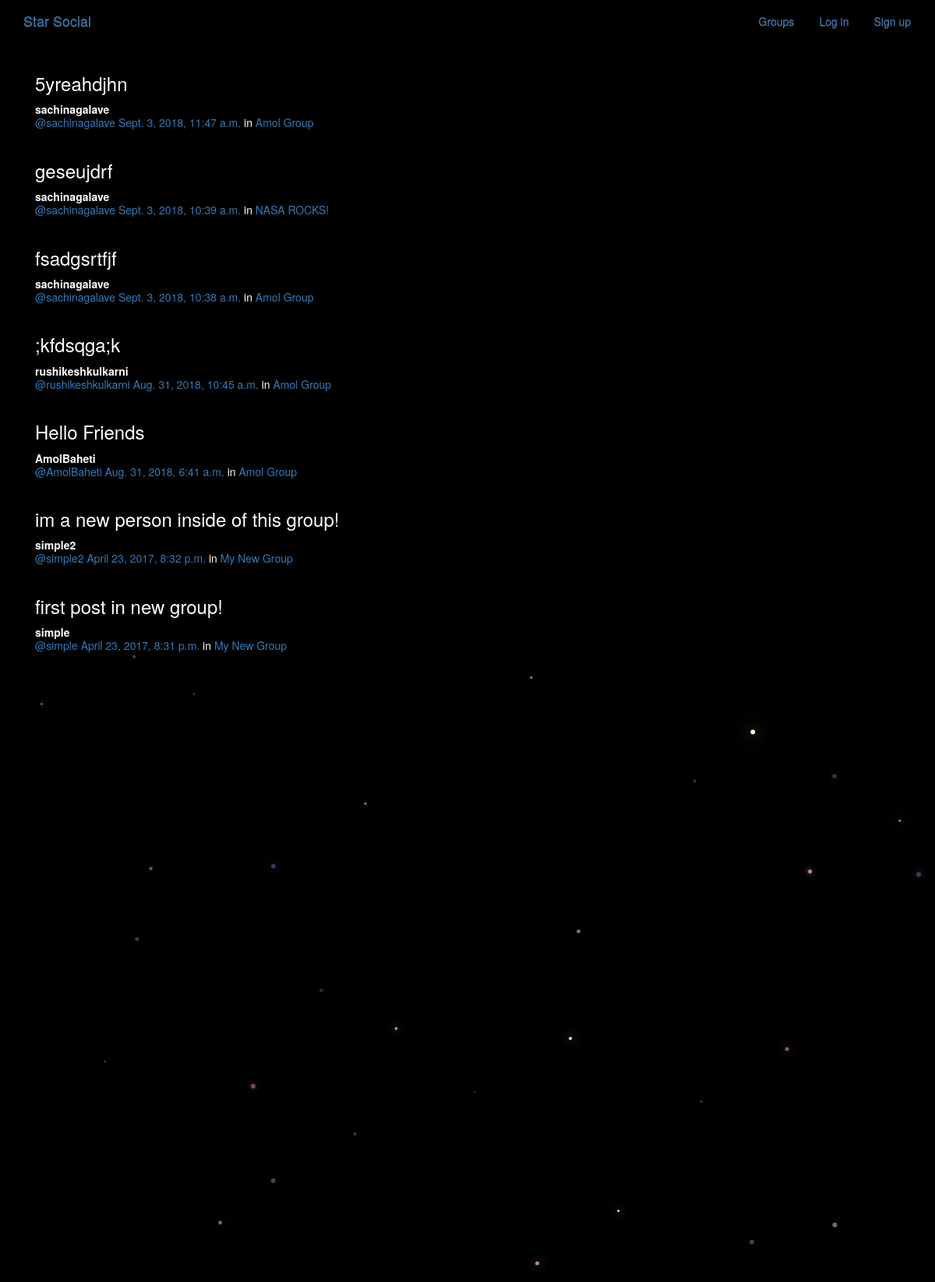
/posts/, run on the app's committed database.
### posts/models.py (models this page shows, shortened)
class Post(models.Model):
    user = models.ForeignKey(User, related_name="posts",on_delete=models.CASCADE)
    created_at = models.DateTimeField(auto_now=True)
    message = models.TextField()
    message_html = models.TextField(editable=False)
    group = models.ForeignKey(Group, related_name="posts",null=True, blank=True,on_delete=models.CASCADE)
    class Meta:
        ordering = ["-created_at"]
        unique_together = ["user", "message"]

### groups/models.py (models this page shows, shortened)
class Group(models.Model):
    name = models.CharField(max_length=255, unique=True)
    slug = models.SlugField(allow_unicode=True, unique=True)
    description = models.TextField(blank=True, default='')
    description_html = models.TextField(editable=False, default='', blank=True)
    members = models.ManyToManyField(User,through="GroupMember")
    class Meta:
        ordering = ["name"]

### posts/views.py (the view)
class PostList(SelectRelatedMixin, generic.ListView):
    model = models.Post
    select_related = ("user", "group")

### posts/templates/posts/post_list.html (shortened to what this page needs)
{% extends "posts/post_base.html" %}
{% load humanize %}
{% block post_content %}
<div class="col-md-8">
	{% for post in post_list %}
  {% include "posts/_post.html" %}
	{% endfor %}
</div>
{% endblock %}

### posts/templates/posts/_post.html (shortened to what this page needs)
<div class="post media">
	<h3>{{ post.message_html|safe }}</h3>
	<div class="media-body">
		<strong>{{ post.user.username }}</strong>
		<h5 class="media-heading">
			<span class="username"><a href="{% url 'posts:for_user' username=post.user.username %}">@{{ post.user.username }}</a></span>
			<time class="time"><a href="{% url 'posts:single' username=post.user.username pk=post.pk %}">{{ post.created_at }}</a></time>
			{% if post.group %}
			<span class="group-name">in <a href="#">{{ post.group.name }}</a></span>
			{% endif %}
		</h5>
	</div>
</div>

### static/simplesocial/css/master.css (style rules this page uses)
body { margin: 0; overflow: hidden; background-color: black; color:white; }

### data on the page
Post: message_html "5yreahdjhn", user.username "sachinagalave", created_at "Sept. 3, 2018, 11:47 a.m.", group.name "Amol Group"
Post: message_html "geseujdrf", user.username "sachinagalave", created_at "Sept. 3, 2018, 10:39 a.m.", group.name "NASA ROCKS!"
Post: message_html "fsadgsrtfjf", user.username "sachinagalave", created_at "Sept. 3, 2018, 10:38 a.m.", group.name "Amol Group"
Post: message_html ";kfdsqga;k", user.username "rushikeshkulkarni", created_at "Aug. 31, 2018, 10:45 a.m.", group.name "Amol Group"
Post: message_html "Hello Friends", user.username "AmolBaheti", created_at "Aug. 31, 2018, 6:41 a.m.", group.name "Amol Group"
Post: message_html "im a new person inside of this group!", user.username "simple2", created_at "April 23, 2017, 8:32 p.m.", group.name "My New Group"
Post: message_html "first post in new group!", user.username "simple", created_at "April 23, 2017, 8:31 p.m.", group.name "My New Group"
